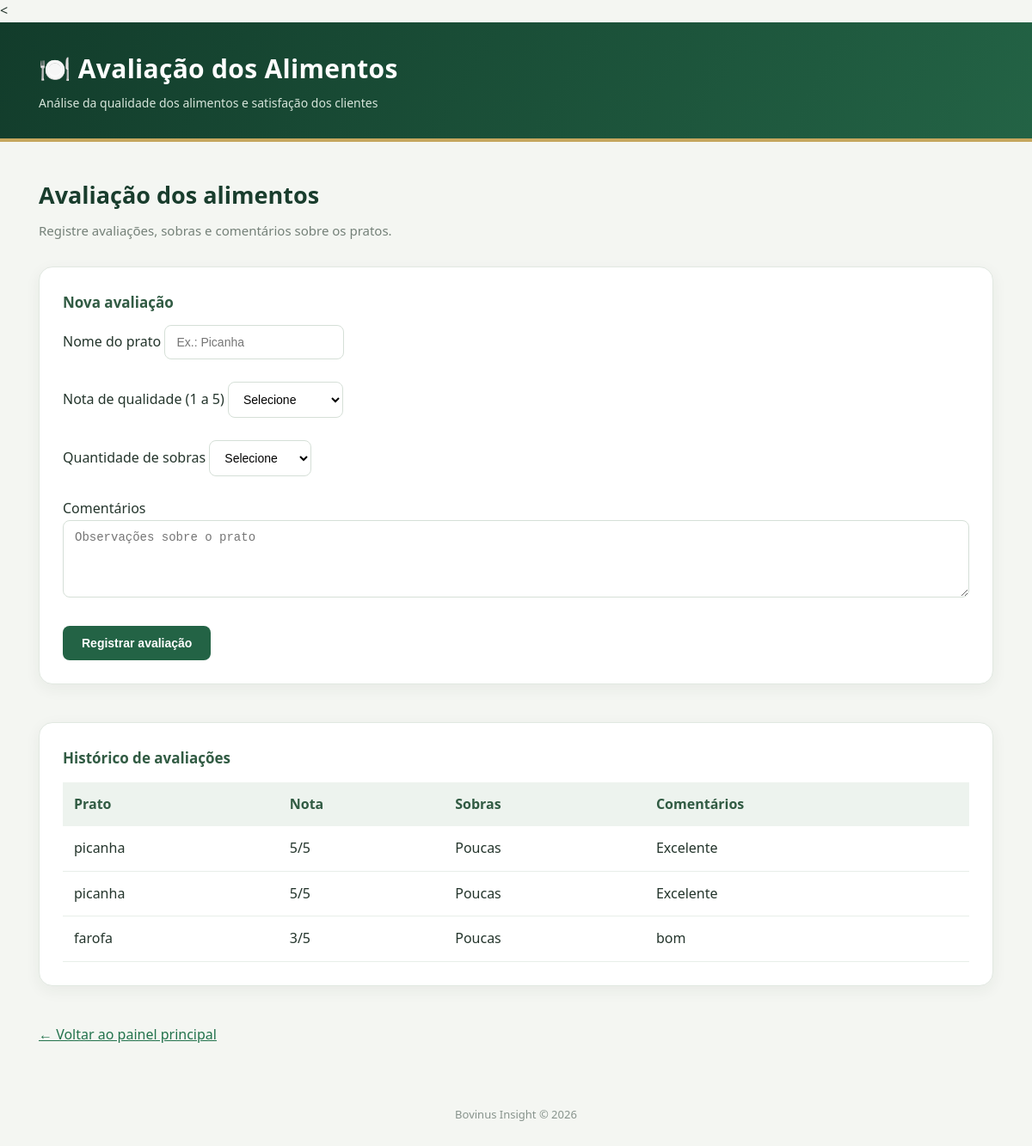
The page /modulo/qualidade on the database its author committed.
### tables this page shows
CREATE TABLE qualidade (
            id INTEGER PRIMARY KEY AUTOINCREMENT,
            alimento TEXT NOT NULL,
            nota INTEGER NOT NULL,
            sobras TEXT NOT NULL,
            comentario TEXT
        );

### app.py (the view)
@app.route("/modulo/<nome>")
def modulo(nome):
    modulos = {
        "pratos": "Plate Analytics",
        "filas": "Flow Analytics",
        "mesas": "Table Analytics",
        "qualidade": "Food Feedback"
    }
    if nome not in modulos:
        return "Módulo não encontrado", 404
    if nome == "pratos":
        return render_template(
            "pratos.html",
            registros=buscar_registros("pratos"),
            indicadores=calcular_indicadores()
        )
    if nome == "filas":
        return render_template(
        "filas.html",
        registros=buscar_registros("filas"),
        indicadores=calcular_indicadores_filas()
    )
    if nome == "mesas":
        return render_template(
        "mesas.html",
        registros=buscar_registros("mesas")
    )
    if nome == "qualidade":
        return render_template(
        "qualidade.html",
        registros=buscar_registros("qualidade")
    )
    return f"""
    <h1>{modulos[nome]}</h1>
    <p>Módulo do Bovinus Insight</p>
    <a href="/">Voltar ao painel</a>
    """

### app.py (called while the page is built)
def buscar_registros(tabela):
    tabelas_permitidas = ["pratos", "filas", "mesas", "qualidade"]
    if tabela not in tabelas_permitidas:
        return []
    conexao = conectar()
    registros = conexao.execute(
        f"SELECT * FROM {tabela} ORDER BY id"
    ).fetchall()
    conexao.close()
    return [dict(registro) for registro in registros]

### database.py (called while the page is built)
def conectar():
    conexao = sqlite3.connect("bovinus.db")
    conexao.row_factory = sqlite3.Row
    return conexao

### templates/qualidade.html (shortened to what this page needs)
<!DOCTYPE html>
<html lang="pt-BR">
<head>
    <link rel="stylesheet" href="{{ url_for('static', filename='css/style.css') }}">
</head>
<body>
    <header>
        <h1>🍽️ Avaliação dos Alimentos</h1>
        <p>Análise da qualidade dos alimentos e satisfação dos clientes</p>
    </header>
    <main class="container">
        <section class="welcome">
            <h2>Avaliação dos alimentos</h2>
            <p>Registre avaliações, sobras e comentários sobre os pratos.</p>
        </section>
        <section class="card">
            <h3>Nova avaliação</h3>
            <form method="POST" action="/registrar-qualidade">
                <label for="alimento">Nome do prato</label>
                <input type="text" id="alimento" name="alimento"
                       placeholder="Ex.: Picanha" required>
                <br><br>
                <label for="nota">Nota de qualidade (1 a 5)</label>
                <select id="nota" name="nota" required>
                    <option value="">Selecione</option>
                </select>
                <br><br>
                <label for="sobras">Quantidade de sobras</label>
                <select id="sobras" name="sobras" required>
                    <option value="">Selecione</option>
                </select>
                <br><br>
                <label for="comentario">Comentários</label>
                <textarea id="comentario" name="comentario"
                          placeholder="Observações sobre o prato"></textarea>
                <br><br>
                <button type="submit">Registrar avaliação</button>
            </form>
        </section>
        <br>
        <section class="card">
            <h3>Histórico de avaliações</h3>
            {% if registros %}
                <table width="100%" cellpadding="10">
                    <tr>
                        <th>Prato</th>
                        <th>Nota</th>
                        <th>Sobras</th>
                        <th>Comentários</th>
                    </tr>
                    {% for registro in registros %}
                    <tr>
                        <td>{{ registro.alimento }}</td>
                        <td>{{ registro.nota }}/5</td>
                        <td>{{ registro.sobras }}</td>
                        <td>{{ registro.comentario }}</td>
                    </tr>
                    {% endfor %}
                </table>
            {% else %}
                <p>Nenhuma avaliação realizada ainda.</p>
            {% endif %}
        </section>
        <br>
        <a href="/">← Voltar ao painel principal</a>
    </main>
    <footer>
        Bovinus Insight © 2026
    </footer>
</body>
</html>

### static/css/style.css (style rules this page uses)
* { margin: 0; padding: 0; box-sizing: border-box; }
body { font-family: "Segoe UI", Arial, sans-serif; background: #f4f6f2; color: #24352c; line-height: 1.6; }
header { background: linear-gradient(120deg, #123c2b, #236345); color: white; padding: 30px 45px; border-bottom: 4px solid #c6a75e; }
header h1 { font-size: 30px; font-weight: 700; margin-bottom: 5px; letter-spacing: 0.3px; }
header p { color: #d7e6dc; font-size: 14px; }
.container { max-width: 1450px; margin: auto; padding: 40px 45px; }
.welcome { margin-bottom: 30px; }
.welcome h2 { font-size: 27px; margin-bottom: 8px; color: #193d2d; }
.welcome p { color: #748078; font-size: 15px; }
.card { background: white; padding: 27px; border-radius: 16px; border: 1px solid #e1e8e1; box-shadow: 0 5px 18px rgba(28, 58, 40, 0.06); transition: transform 0.2s ease, box-shadow 0.2s ease; margin-bottom: 18px; }
.card h3 { font-size: 17px; margin-bottom: 13px; color: #315b43; }
button { background: #236345; color: white; border: none; padding: 12px 22px; border-radius: 8px; font-size: 14px; font-weight: 600; cursor: pointer; transition: background 0.2s ease; }
input, select, textarea { padding: 11px 13px; border: 1px solid #d5dfd7; border-radius: 8px; font-size: 14px; background: #fff; max-width: 100%; }
textarea { width: 100%; min-height: 90px; resize: vertical; }
table { border-collapse: collapse; width: 100%; margin-top: 15px; }
th { background: #edf3ee; color: #315b43; text-align: left; padding: 13px; }
td { padding: 13px; border-bottom: 1px solid #e8eee9; }
footer { text-align: center; padding: 30px; color: #87938c; font-size: 13px; }
a { color: #23734d; }

### rows shown on the page
qualidade: alimento "picanha", nota "5", sobras "Poucas", comentario "Excelente"
qualidade: alimento "picanha", nota "5", sobras "Poucas", comentario "Excelente"
qualidade: alimento "farofa", nota "3", sobras "Poucas", comentario "bom"
